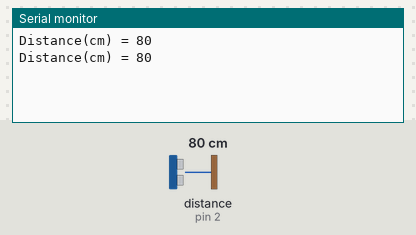
A sketch run on a simulated Arduino Uno, built with avr-gcc and run on an emulated ATmega328P. Shown: the last lines printed to the serial monitor. Wiring (inferred from the names in the program): ultrasonic range finder: trigger pin 3; echo pin 2. Inputs (shaded band) come from the test bench; at power-on: distance to the obstacle (sensor on pin 2) 80 cm. The echo pulse lasts 58.3 µs per cm.

Above: at 1.8 s.
1.9 s: distance to the obstacle (sensor on pin 2) set to 2 cm
At 2.8 s:
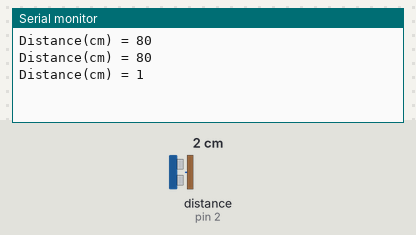
3.4 s: distance to the obstacle (sensor on pin 2) set to 4 cm
At 4.6 s:
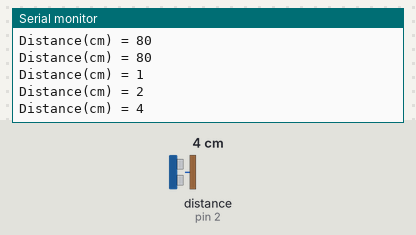
Timing chart, 0 to 6.4 s (numbered marks = the images above; inputs shaded):
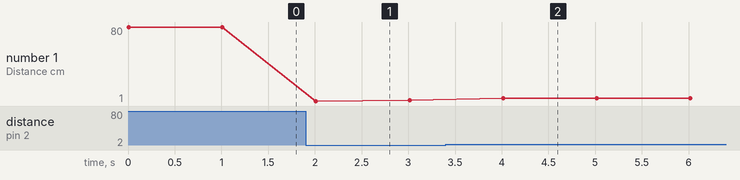

The sketch:

app.ino
```cpp
int echoPin = 2;
int triggerPin = 3;


void setup()
{
    Serial.begin(9600);
    pinMode(echoPin, INPUT);
    pinMode(triggerPin, OUTPUT);
}
void loop()
{
    // trigger 핀으로 10us의 펄스를 발생
    digitalWrite(triggerPin, HIGH);
    delayMicroseconds(10);
    digitalWrite(triggerPin, LOW);
    // echo 핀 입력으로부터 거리르 cm 단위로 계산
    int distance = pulseIn(echoPin, HIGH) / 58;
    Serial.println("Distance(cm) = " + String(distance));
    delay(1000);
}
```

Measured:
- after the input at 1.9 s, the serial monitor: prints a new line after 0.11 s (image 1)
- after the input at 3.4 s, the serial monitor: prints a new line after 0.61 s (image 2)
- plotted number 1: 80 → 2 after the input at 1.9 s, 2 → 4 after the input at 3.4 s
